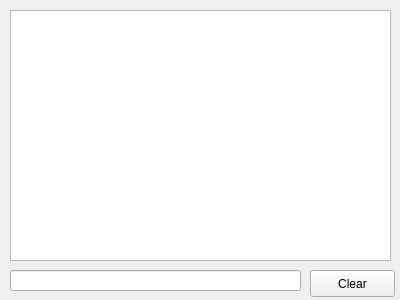
<?xml version="1.0" encoding="UTF-8"?>
<ui version="4.0">
 <class>Form</class>
 <widget class="QWidget" name="Form">
  <property name="geometry">
   <rect>
    <x>0</x>
    <y>0</y>
    <width>400</width>
    <height>300</height>
   </rect>
  </property>
  <property name="windowTitle">
   <string>Form</string>
  </property>
  <widget class="QPushButton" name="pushButton">
   <property name="geometry">
    <rect>
     <x>310</x>
     <y>270</y>
     <width>85</width>
     <height>27</height>
    </rect>
   </property>
   <property name="text">
    <string>Clear</string>
   </property>
  </widget>
  <widget class="QLineEdit" name="lineEdit">
   <property name="geometry">
    <rect>
     <x>10</x>
     <y>270</y>
     <width>291</width>
     <height>21</height>
    </rect>
   </property>
  </widget>
  <widget class="QTextEdit" name="textEdit">
   <property name="geometry">
    <rect>
     <x>10</x>
     <y>10</y>
     <width>381</width>
     <height>251</height>
    </rect>
   </property>
  </widget>
 </widget>
 <resources/>
 <connections/>
</ui>
